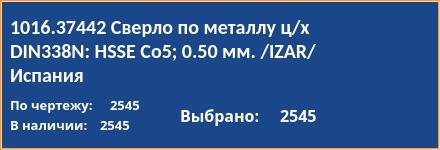
<?xml version="1.0" encoding="UTF-8"?>
<ui version="4.0">
 <class>widget_34_plan_tool</class>
 <widget class="QWidget" name="widget_34_plan_tool">
  <property name="geometry">
   <rect>
    <x>0</x>
    <y>0</y>
    <width>440</width>
    <height>150</height>
   </rect>
  </property>
  <property name="windowTitle">
   <string>widget_34_plan_tool</string>
  </property>
  <property name="styleSheet">
   <string notr="true">QLabel {
	color: #FFFFFF;
	border-width: 0px;
	border-radius: 0px;
}
#background {
	color: #FFFFFF;
	background-color: #1A4789;
	border-width: 2px;
	border-style: groove;
	border-color: #ff9923;
	border-radius: 0px;
}
QPushButton {
	color: #000000;
	background-color: transparent;
	border: none;
}</string>
  </property>
  <widget class="QLabel" name="lbl_number_tool">
   <property name="geometry">
    <rect>
     <x>10</x>
     <y>10</y>
     <width>321</width>
     <height>81</height>
    </rect>
   </property>
   <property name="palette">
    <palette>
     <active>
      <colorrole role="WindowText">
       <brush brushstyle="SolidPattern">
        <color alpha="255">
         <red>255</red>
         <green>255</green>
         <blue>255</blue>
        </color>
       </brush>
      </colorrole>
      <colorrole role="Button">
       <brush brushstyle="LinearGradientPattern">
        <gradient startx="0.000000000000000" starty="0.000000000000000" endx="1.000000000000000" endy="0.000000000000000" type="LinearGradient" spread="PadSpread" coordinatemode="ObjectBoundingMode">
         <gradientstop position="0.000000000000000">
          <color alpha="0">
           <red>0</red>
           <green>0</green>
           <blue>0</blue>
          </color>
         </gradientstop>
         <gradientstop position="1.000000000000000">
          <color alpha="0">
           <red>255</red>
           <green>255</green>
           <blue>255</blue>
          </color>
         </gradientstop>
        </gradient>
       </brush>
      </colorrole>
      <colorrole role="Text">
       <brush brushstyle="SolidPattern">
        <color alpha="255">
         <red>255</red>
         <green>255</green>
         <blue>255</blue>
        </color>
       </brush>
      </colorrole>
      <colorrole role="ButtonText">
       <brush brushstyle="SolidPattern">
        <color alpha="255">
         <red>255</red>
         <green>255</green>
         <blue>255</blue>
        </color>
       </brush>
      </colorrole>
      <colorrole role="Base">
       <brush brushstyle="LinearGradientPattern">
        <gradient startx="0.000000000000000" starty="0.000000000000000" endx="1.000000000000000" endy="0.000000000000000" type="LinearGradient" spread="PadSpread" coordinatemode="ObjectBoundingMode">
         <gradientstop position="0.000000000000000">
          <color alpha="0">
           <red>0</red>
           <green>0</green>
           <blue>0</blue>
          </color>
         </gradientstop>
         <gradientstop position="1.000000000000000">
          <color alpha="0">
           <red>255</red>
           <green>255</green>
           <blue>255</blue>
          </color>
         </gradientstop>
        </gradient>
       </brush>
      </colorrole>
      <colorrole role="Window">
       <brush brushstyle="LinearGradientPattern">
        <gradient startx="0.000000000000000" starty="0.000000000000000" endx="1.000000000000000" endy="0.000000000000000" type="LinearGradient" spread="PadSpread" coordinatemode="ObjectBoundingMode">
         <gradientstop position="0.000000000000000">
          <color alpha="0">
           <red>0</red>
           <green>0</green>
           <blue>0</blue>
          </color>
         </gradientstop>
         <gradientstop position="1.000000000000000">
          <color alpha="0">
           <red>255</red>
           <green>255</green>
           <blue>255</blue>
          </color>
         </gradientstop>
        </gradient>
       </brush>
      </colorrole>
      <colorrole role="PlaceholderText">
       <brush brushstyle="NoBrush">
        <color alpha="128">
         <red>255</red>
         <green>255</green>
         <blue>255</blue>
        </color>
       </brush>
      </colorrole>
     </active>
     <inactive>
      <colorrole role="WindowText">
       <brush brushstyle="SolidPattern">
        <color alpha="255">
         <red>255</red>
         <green>255</green>
         <blue>255</blue>
        </color>
       </brush>
      </colorrole>
      <colorrole role="Button">
       <brush brushstyle="LinearGradientPattern">
        <gradient startx="0.000000000000000" starty="0.000000000000000" endx="1.000000000000000" endy="0.000000000000000" type="LinearGradient" spread="PadSpread" coordinatemode="ObjectBoundingMode">
         <gradientstop position="0.000000000000000">
          <color alpha="0">
           <red>0</red>
           <green>0</green>
           <blue>0</blue>
          </color>
         </gradientstop>
         <gradientstop position="1.000000000000000">
          <color alpha="0">
           <red>255</red>
           <green>255</green>
           <blue>255</blue>
          </color>
         </gradientstop>
        </gradient>
       </brush>
      </colorrole>
      <colorrole role="Text">
       <brush brushstyle="SolidPattern">
        <color alpha="255">
         <red>255</red>
         <green>255</green>
         <blue>255</blue>
        </color>
       </brush>
      </colorrole>
      <colorrole role="ButtonText">
       <brush brushstyle="SolidPattern">
        <color alpha="255">
         <red>255</red>
         <green>255</green>
         <blue>255</blue>
        </color>
       </brush>
      </colorrole>
      <colorrole role="Base">
       <brush brushstyle="LinearGradientPattern">
        <gradient startx="0.000000000000000" starty="0.000000000000000" endx="1.000000000000000" endy="0.000000000000000" type="LinearGradient" spread="PadSpread" coordinatemode="ObjectBoundingMode">
         <gradientstop position="0.000000000000000">
          <color alpha="0">
           <red>0</red>
           <green>0</green>
           <blue>0</blue>
          </color>
         </gradientstop>
         <gradientstop position="1.000000000000000">
          <color alpha="0">
           <red>255</red>
           <green>255</green>
           <blue>255</blue>
          </color>
         </gradientstop>
        </gradient>
       </brush>
      </colorrole>
      <colorrole role="Window">
       <brush brushstyle="LinearGradientPattern">
        <gradient startx="0.000000000000000" starty="0.000000000000000" endx="1.000000000000000" endy="0.000000000000000" type="LinearGradient" spread="PadSpread" coordinatemode="ObjectBoundingMode">
         <gradientstop position="0.000000000000000">
          <color alpha="0">
           <red>0</red>
           <green>0</green>
           <blue>0</blue>
          </color>
         </gradientstop>
         <gradientstop position="1.000000000000000">
          <color alpha="0">
           <red>255</red>
           <green>255</green>
           <blue>255</blue>
          </color>
         </gradientstop>
        </gradient>
       </brush>
      </colorrole>
      <colorrole role="PlaceholderText">
       <brush brushstyle="NoBrush">
        <color alpha="128">
         <red>255</red>
         <green>255</green>
         <blue>255</blue>
        </color>
       </brush>
      </colorrole>
     </inactive>
     <disabled>
      <colorrole role="WindowText">
       <brush brushstyle="SolidPattern">
        <color alpha="255">
         <red>255</red>
         <green>255</green>
         <blue>255</blue>
        </color>
       </brush>
      </colorrole>
      <colorrole role="Button">
       <brush brushstyle="LinearGradientPattern">
        <gradient startx="0.000000000000000" starty="0.000000000000000" endx="1.000000000000000" endy="0.000000000000000" type="LinearGradient" spread="PadSpread" coordinatemode="ObjectBoundingMode">
         <gradientstop position="0.000000000000000">
          <color alpha="0">
           <red>0</red>
           <green>0</green>
           <blue>0</blue>
          </color>
         </gradientstop>
         <gradientstop position="1.000000000000000">
          <color alpha="0">
           <red>255</red>
           <green>255</green>
           <blue>255</blue>
          </color>
         </gradientstop>
        </gradient>
       </brush>
      </colorrole>
      <colorrole role="Text">
       <brush brushstyle="SolidPattern">
        <color alpha="255">
         <red>255</red>
         <green>255</green>
         <blue>255</blue>
        </color>
       </brush>
      </colorrole>
      <colorrole role="ButtonText">
       <brush brushstyle="SolidPattern">
        <color alpha="255">
         <red>255</red>
         <green>255</green>
         <blue>255</blue>
        </color>
       </brush>
      </colorrole>
      <colorrole role="Base">
       <brush brushstyle="LinearGradientPattern">
        <gradient startx="0.000000000000000" starty="0.000000000000000" endx="1.000000000000000" endy="0.000000000000000" type="LinearGradient" spread="PadSpread" coordinatemode="ObjectBoundingMode">
         <gradientstop position="0.000000000000000">
          <color alpha="0">
           <red>0</red>
           <green>0</green>
           <blue>0</blue>
          </color>
         </gradientstop>
         <gradientstop position="1.000000000000000">
          <color alpha="0">
           <red>255</red>
           <green>255</green>
           <blue>255</blue>
          </color>
         </gradientstop>
        </gradient>
       </brush>
      </colorrole>
      <colorrole role="Window">
       <brush brushstyle="LinearGradientPattern">
        <gradient startx="0.000000000000000" starty="0.000000000000000" endx="1.000000000000000" endy="0.000000000000000" type="LinearGradient" spread="PadSpread" coordinatemode="ObjectBoundingMode">
         <gradientstop position="0.000000000000000">
          <color alpha="0">
           <red>0</red>
           <green>0</green>
           <blue>0</blue>
          </color>
         </gradientstop>
         <gradientstop position="1.000000000000000">
          <color alpha="0">
           <red>255</red>
           <green>255</green>
           <blue>255</blue>
          </color>
         </gradientstop>
        </gradient>
       </brush>
      </colorrole>
      <colorrole role="PlaceholderText">
       <brush brushstyle="NoBrush">
        <color alpha="128">
         <red>255</red>
         <green>255</green>
         <blue>255</blue>
        </color>
       </brush>
      </colorrole>
     </disabled>
    </palette>
   </property>
   <property name="font">
    <font>
     <family>Calibri</family>
     <pointsize>15</pointsize>
     <weight>75</weight>
     <bold>true</bold>
    </font>
   </property>
   <property name="text">
    <string>1016.37442 Сверло по металлу ц/х DIN338N: HSSE Со5; 0.50 мм. /IZAR/ Испания</string>
   </property>
   <property name="alignment">
    <set>Qt::AlignLeading|Qt::AlignLeft|Qt::AlignVCenter</set>
   </property>
   <property name="wordWrap">
    <bool>true</bool>
   </property>
  </widget>
  <widget class="QLabel" name="lbl_plan_count">
   <property name="enabled">
    <bool>true</bool>
   </property>
   <property name="geometry">
    <rect>
     <x>10</x>
     <y>90</y>
     <width>101</width>
     <height>30</height>
    </rect>
   </property>
   <property name="font">
    <font>
     <family>Arial Black</family>
     <pointsize>10</pointsize>
     <weight>75</weight>
     <bold>true</bold>
    </font>
   </property>
   <property name="layoutDirection">
    <enum>Qt::LeftToRight</enum>
   </property>
   <property name="text">
    <string>По чертежу:</string>
   </property>
  </widget>
  <widget class="QLabel" name="plan_count">
   <property name="enabled">
    <bool>true</bool>
   </property>
   <property name="geometry">
    <rect>
     <x>110</x>
     <y>90</y>
     <width>61</width>
     <height>30</height>
    </rect>
   </property>
   <property name="font">
    <font>
     <family>Arial Black</family>
     <pointsize>10</pointsize>
     <weight>75</weight>
     <bold>true</bold>
    </font>
   </property>
   <property name="layoutDirection">
    <enum>Qt::LeftToRight</enum>
   </property>
   <property name="text">
    <string>2545</string>
   </property>
  </widget>
  <widget class="QLabel" name="lbl_load_count">
   <property name="enabled">
    <bool>true</bool>
   </property>
   <property name="geometry">
    <rect>
     <x>10</x>
     <y>110</y>
     <width>111</width>
     <height>30</height>
    </rect>
   </property>
   <property name="font">
    <font>
     <family>Arial Black</family>
     <pointsize>10</pointsize>
     <weight>75</weight>
     <bold>true</bold>
    </font>
   </property>
   <property name="layoutDirection">
    <enum>Qt::LeftToRight</enum>
   </property>
   <property name="text">
    <string>В наличии:</string>
   </property>
  </widget>
  <widget class="QLabel" name="load_count">
   <property name="enabled">
    <bool>true</bool>
   </property>
   <property name="geometry">
    <rect>
     <x>100</x>
     <y>110</y>
     <width>61</width>
     <height>30</height>
    </rect>
   </property>
   <property name="font">
    <font>
     <family>Arial Black</family>
     <pointsize>10</pointsize>
     <weight>75</weight>
     <bold>true</bold>
    </font>
   </property>
   <property name="layoutDirection">
    <enum>Qt::LeftToRight</enum>
   </property>
   <property name="text">
    <string>2545</string>
   </property>
  </widget>
  <widget class="QLabel" name="background">
   <property name="geometry">
    <rect>
     <x>0</x>
     <y>0</y>
     <width>440</width>
     <height>150</height>
    </rect>
   </property>
   <property name="frameShape">
    <enum>QFrame::StyledPanel</enum>
   </property>
   <property name="frameShadow">
    <enum>QFrame::Sunken</enum>
   </property>
   <property name="text">
    <string/>
   </property>
  </widget>
  <widget class="QPushButton" name="btn_count_up">
   <property name="geometry">
    <rect>
     <x>340</x>
     <y>10</y>
     <width>91</width>
     <height>61</height>
    </rect>
   </property>
   <property name="palette">
    <palette>
     <active>
      <colorrole role="WindowText">
       <brush brushstyle="SolidPattern">
        <color alpha="255">
         <red>0</red>
         <green>0</green>
         <blue>0</blue>
        </color>
       </brush>
      </colorrole>
      <colorrole role="Button">
       <brush brushstyle="SolidPattern">
        <color alpha="0">
         <red>0</red>
         <green>0</green>
         <blue>0</blue>
        </color>
       </brush>
      </colorrole>
      <colorrole role="Text">
       <brush brushstyle="SolidPattern">
        <color alpha="255">
         <red>0</red>
         <green>0</green>
         <blue>0</blue>
        </color>
       </brush>
      </colorrole>
      <colorrole role="ButtonText">
       <brush brushstyle="SolidPattern">
        <color alpha="255">
         <red>0</red>
         <green>0</green>
         <blue>0</blue>
        </color>
       </brush>
      </colorrole>
      <colorrole role="Base">
       <brush brushstyle="SolidPattern">
        <color alpha="0">
         <red>0</red>
         <green>0</green>
         <blue>0</blue>
        </color>
       </brush>
      </colorrole>
      <colorrole role="Window">
       <brush brushstyle="SolidPattern">
        <color alpha="0">
         <red>0</red>
         <green>0</green>
         <blue>0</blue>
        </color>
       </brush>
      </colorrole>
      <colorrole role="PlaceholderText">
       <brush brushstyle="SolidPattern">
        <color alpha="128">
         <red>0</red>
         <green>49</green>
         <blue>114</blue>
        </color>
       </brush>
      </colorrole>
     </active>
     <inactive>
      <colorrole role="WindowText">
       <brush brushstyle="SolidPattern">
        <color alpha="255">
         <red>0</red>
         <green>0</green>
         <blue>0</blue>
        </color>
       </brush>
      </colorrole>
      <colorrole role="Button">
       <brush brushstyle="SolidPattern">
        <color alpha="0">
         <red>0</red>
         <green>0</green>
         <blue>0</blue>
        </color>
       </brush>
      </colorrole>
      <colorrole role="Text">
       <brush brushstyle="SolidPattern">
        <color alpha="255">
         <red>0</red>
         <green>0</green>
         <blue>0</blue>
        </color>
       </brush>
      </colorrole>
      <colorrole role="ButtonText">
       <brush brushstyle="SolidPattern">
        <color alpha="255">
         <red>0</red>
         <green>0</green>
         <blue>0</blue>
        </color>
       </brush>
      </colorrole>
      <colorrole role="Base">
       <brush brushstyle="SolidPattern">
        <color alpha="0">
         <red>0</red>
         <green>0</green>
         <blue>0</blue>
        </color>
       </brush>
      </colorrole>
      <colorrole role="Window">
       <brush brushstyle="SolidPattern">
        <color alpha="0">
         <red>0</red>
         <green>0</green>
         <blue>0</blue>
        </color>
       </brush>
      </colorrole>
      <colorrole role="PlaceholderText">
       <brush brushstyle="SolidPattern">
        <color alpha="128">
         <red>0</red>
         <green>49</green>
         <blue>114</blue>
        </color>
       </brush>
      </colorrole>
     </inactive>
     <disabled>
      <colorrole role="WindowText">
       <brush brushstyle="SolidPattern">
        <color alpha="255">
         <red>0</red>
         <green>0</green>
         <blue>0</blue>
        </color>
       </brush>
      </colorrole>
      <colorrole role="Button">
       <brush brushstyle="SolidPattern">
        <color alpha="0">
         <red>0</red>
         <green>0</green>
         <blue>0</blue>
        </color>
       </brush>
      </colorrole>
      <colorrole role="Text">
       <brush brushstyle="SolidPattern">
        <color alpha="255">
         <red>0</red>
         <green>0</green>
         <blue>0</blue>
        </color>
       </brush>
      </colorrole>
      <colorrole role="ButtonText">
       <brush brushstyle="SolidPattern">
        <color alpha="255">
         <red>0</red>
         <green>0</green>
         <blue>0</blue>
        </color>
       </brush>
      </colorrole>
      <colorrole role="Base">
       <brush brushstyle="SolidPattern">
        <color alpha="0">
         <red>0</red>
         <green>0</green>
         <blue>0</blue>
        </color>
       </brush>
      </colorrole>
      <colorrole role="Window">
       <brush brushstyle="SolidPattern">
        <color alpha="0">
         <red>0</red>
         <green>0</green>
         <blue>0</blue>
        </color>
       </brush>
      </colorrole>
      <colorrole role="PlaceholderText">
       <brush brushstyle="SolidPattern">
        <color alpha="128">
         <red>0</red>
         <green>49</green>
         <blue>114</blue>
        </color>
       </brush>
      </colorrole>
     </disabled>
    </palette>
   </property>
   <property name="font">
    <font>
     <family>Arial Black</family>
     <pointsize>20</pointsize>
     <weight>75</weight>
     <bold>true</bold>
    </font>
   </property>
   <property name="focusPolicy">
    <enum>Qt::StrongFocus</enum>
   </property>
   <property name="contextMenuPolicy">
    <enum>Qt::DefaultContextMenu</enum>
   </property>
   <property name="layoutDirection">
    <enum>Qt::LeftToRight</enum>
   </property>
   <property name="text">
    <string/>
   </property>
   <property name="icon">
    <iconset resource="../../img/resources_widget.qrc">
     <normaloff>:/icons/count-up.png</normaloff>:/icons/count-up.png</iconset>
   </property>
   <property name="iconSize">
    <size>
     <width>80</width>
     <height>80</height>
    </size>
   </property>
  </widget>
  <widget class="QPushButton" name="btn_count_down">
   <property name="geometry">
    <rect>
     <x>340</x>
     <y>80</y>
     <width>91</width>
     <height>61</height>
    </rect>
   </property>
   <property name="palette">
    <palette>
     <active>
      <colorrole role="WindowText">
       <brush brushstyle="SolidPattern">
        <color alpha="255">
         <red>0</red>
         <green>0</green>
         <blue>0</blue>
        </color>
       </brush>
      </colorrole>
      <colorrole role="Button">
       <brush brushstyle="SolidPattern">
        <color alpha="0">
         <red>0</red>
         <green>0</green>
         <blue>0</blue>
        </color>
       </brush>
      </colorrole>
      <colorrole role="Text">
       <brush brushstyle="SolidPattern">
        <color alpha="255">
         <red>0</red>
         <green>0</green>
         <blue>0</blue>
        </color>
       </brush>
      </colorrole>
      <colorrole role="ButtonText">
       <brush brushstyle="SolidPattern">
        <color alpha="255">
         <red>0</red>
         <green>0</green>
         <blue>0</blue>
        </color>
       </brush>
      </colorrole>
      <colorrole role="Base">
       <brush brushstyle="SolidPattern">
        <color alpha="0">
         <red>0</red>
         <green>0</green>
         <blue>0</blue>
        </color>
       </brush>
      </colorrole>
      <colorrole role="Window">
       <brush brushstyle="SolidPattern">
        <color alpha="0">
         <red>0</red>
         <green>0</green>
         <blue>0</blue>
        </color>
       </brush>
      </colorrole>
      <colorrole role="PlaceholderText">
       <brush brushstyle="SolidPattern">
        <color alpha="128">
         <red>0</red>
         <green>49</green>
         <blue>114</blue>
        </color>
       </brush>
      </colorrole>
     </active>
     <inactive>
      <colorrole role="WindowText">
       <brush brushstyle="SolidPattern">
        <color alpha="255">
         <red>0</red>
         <green>0</green>
         <blue>0</blue>
        </color>
       </brush>
      </colorrole>
      <colorrole role="Button">
       <brush brushstyle="SolidPattern">
        <color alpha="0">
         <red>0</red>
         <green>0</green>
         <blue>0</blue>
        </color>
       </brush>
      </colorrole>
      <colorrole role="Text">
       <brush brushstyle="SolidPattern">
        <color alpha="255">
         <red>0</red>
         <green>0</green>
         <blue>0</blue>
        </color>
       </brush>
      </colorrole>
      <colorrole role="ButtonText">
       <brush brushstyle="SolidPattern">
        <color alpha="255">
         <red>0</red>
         <green>0</green>
         <blue>0</blue>
        </color>
       </brush>
      </colorrole>
      <colorrole role="Base">
       <brush brushstyle="SolidPattern">
        <color alpha="0">
         <red>0</red>
         <green>0</green>
         <blue>0</blue>
        </color>
       </brush>
      </colorrole>
      <colorrole role="Window">
       <brush brushstyle="SolidPattern">
        <color alpha="0">
         <red>0</red>
         <green>0</green>
         <blue>0</blue>
        </color>
       </brush>
      </colorrole>
      <colorrole role="PlaceholderText">
       <brush brushstyle="SolidPattern">
        <color alpha="128">
         <red>0</red>
         <green>49</green>
         <blue>114</blue>
        </color>
       </brush>
      </colorrole>
     </inactive>
     <disabled>
      <colorrole role="WindowText">
       <brush brushstyle="SolidPattern">
        <color alpha="255">
         <red>0</red>
         <green>0</green>
         <blue>0</blue>
        </color>
       </brush>
      </colorrole>
      <colorrole role="Button">
       <brush brushstyle="SolidPattern">
        <color alpha="0">
         <red>0</red>
         <green>0</green>
         <blue>0</blue>
        </color>
       </brush>
      </colorrole>
      <colorrole role="Text">
       <brush brushstyle="SolidPattern">
        <color alpha="255">
         <red>0</red>
         <green>0</green>
         <blue>0</blue>
        </color>
       </brush>
      </colorrole>
      <colorrole role="ButtonText">
       <brush brushstyle="SolidPattern">
        <color alpha="255">
         <red>0</red>
         <green>0</green>
         <blue>0</blue>
        </color>
       </brush>
      </colorrole>
      <colorrole role="Base">
       <brush brushstyle="SolidPattern">
        <color alpha="0">
         <red>0</red>
         <green>0</green>
         <blue>0</blue>
        </color>
       </brush>
      </colorrole>
      <colorrole role="Window">
       <brush brushstyle="SolidPattern">
        <color alpha="0">
         <red>0</red>
         <green>0</green>
         <blue>0</blue>
        </color>
       </brush>
      </colorrole>
      <colorrole role="PlaceholderText">
       <brush brushstyle="SolidPattern">
        <color alpha="128">
         <red>0</red>
         <green>49</green>
         <blue>114</blue>
        </color>
       </brush>
      </colorrole>
     </disabled>
    </palette>
   </property>
   <property name="font">
    <font>
     <family>Arial Black</family>
     <pointsize>20</pointsize>
     <weight>75</weight>
     <bold>true</bold>
    </font>
   </property>
   <property name="focusPolicy">
    <enum>Qt::StrongFocus</enum>
   </property>
   <property name="contextMenuPolicy">
    <enum>Qt::DefaultContextMenu</enum>
   </property>
   <property name="layoutDirection">
    <enum>Qt::LeftToRight</enum>
   </property>
   <property name="text">
    <string/>
   </property>
   <property name="icon">
    <iconset resource="../../img/resources_widget.qrc">
     <normaloff>:/icons/count-down.png</normaloff>:/icons/count-down.png</iconset>
   </property>
   <property name="iconSize">
    <size>
     <width>80</width>
     <height>80</height>
    </size>
   </property>
  </widget>
  <widget class="QLabel" name="lbl_select_count">
   <property name="enabled">
    <bool>true</bool>
   </property>
   <property name="geometry">
    <rect>
     <x>180</x>
     <y>100</y>
     <width>91</width>
     <height>30</height>
    </rect>
   </property>
   <property name="font">
    <font>
     <family>Arial Black</family>
     <pointsize>12</pointsize>
     <weight>75</weight>
     <bold>true</bold>
    </font>
   </property>
   <property name="layoutDirection">
    <enum>Qt::LeftToRight</enum>
   </property>
   <property name="text">
    <string>Выбрано:</string>
   </property>
  </widget>
  <widget class="QLabel" name="select_count">
   <property name="enabled">
    <bool>true</bool>
   </property>
   <property name="geometry">
    <rect>
     <x>280</x>
     <y>100</y>
     <width>61</width>
     <height>30</height>
    </rect>
   </property>
   <property name="font">
    <font>
     <family>Arial Black</family>
     <pointsize>12</pointsize>
     <weight>75</weight>
     <bold>true</bold>
    </font>
   </property>
   <property name="layoutDirection">
    <enum>Qt::LeftToRight</enum>
   </property>
   <property name="text">
    <string>2545</string>
   </property>
  </widget>
  <zorder>background</zorder>
  <zorder>lbl_number_tool</zorder>
  <zorder>lbl_plan_count</zorder>
  <zorder>plan_count</zorder>
  <zorder>lbl_load_count</zorder>
  <zorder>load_count</zorder>
  <zorder>btn_count_up</zorder>
  <zorder>btn_count_down</zorder>
  <zorder>lbl_select_count</zorder>
  <zorder>select_count</zorder>
 </widget>
 <resources>
  <include location="../../img/resources_widget.qrc"/>
 </resources>
 <connections/>
</ui>
